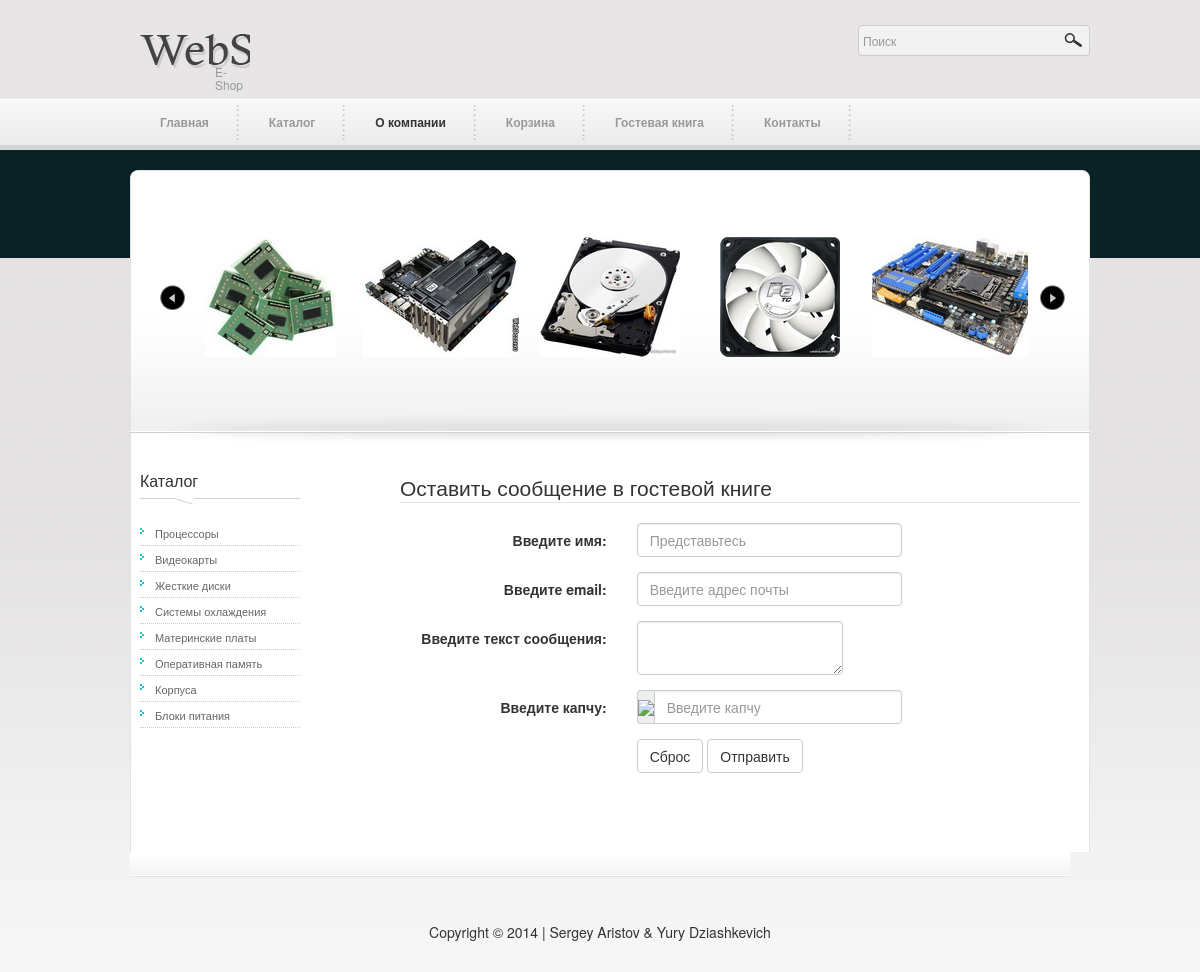
The page /guestbook/index on the database as committed earlier.
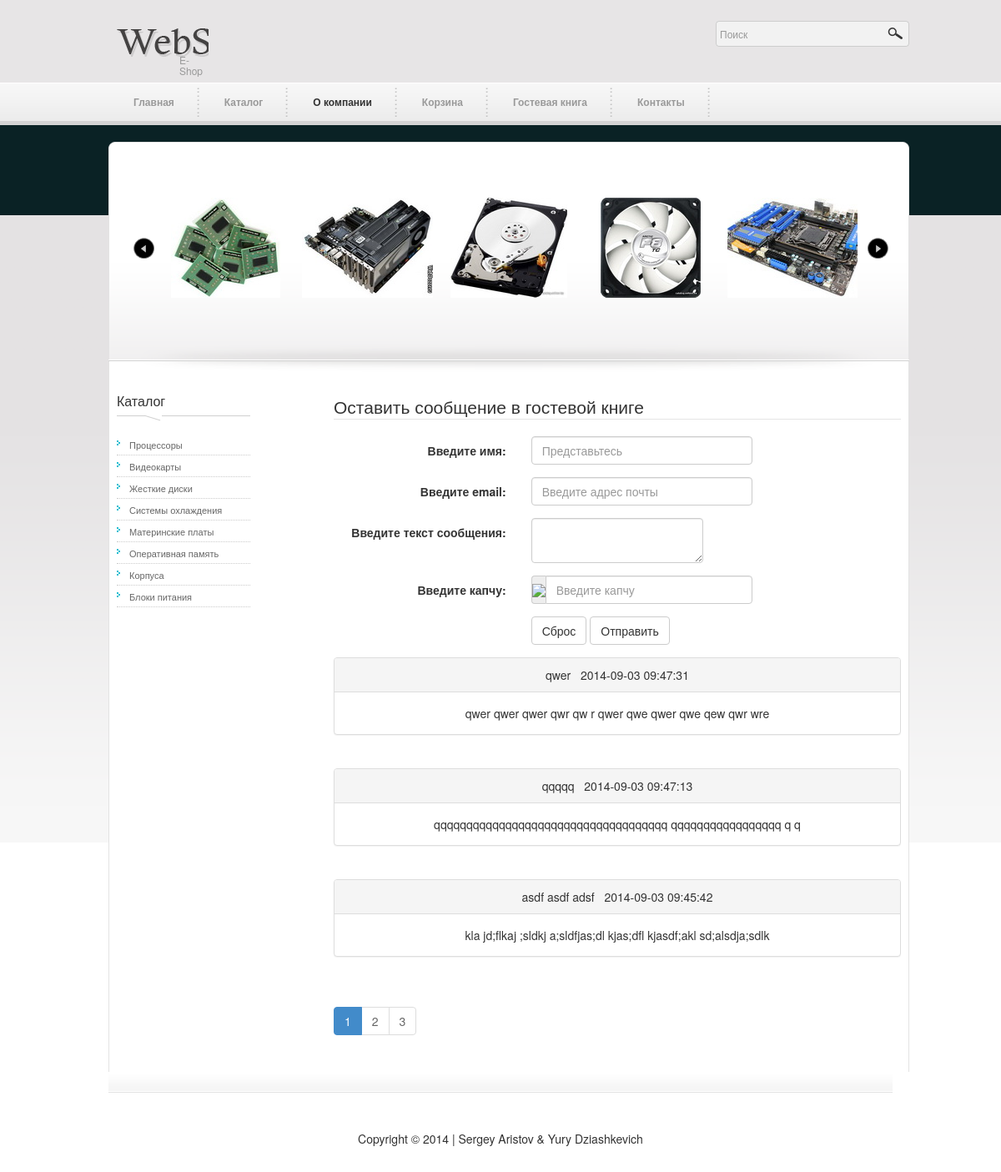
The same page on the database as committed later.
### tables this page shows
CREATE TABLE `st_category` (
  `id` int(10) unsigned NOT NULL AUTO_INCREMENT,
  `name` varchar(255) NOT NULL,
  `description` text NOT NULL,
  `img` varchar(255) NOT NULL,
  PRIMARY KEY (`id`)
);

CREATE TABLE `st_messages` (
  `id` int(10) unsigned NOT NULL AUTO_INCREMENT,
  `name` varchar(50) NOT NULL,
  `email` varchar(50) NOT NULL,
  `message` text NOT NULL,
  `time` timestamp NOT NULL DEFAULT CURRENT_TIMESTAMP,
  PRIMARY KEY (`id`)
);

### inc/controllers/guestbook.php (called while the page is built, shortened)
<?php
Class GuestbookController extends Controller{
    public function __construct(){
        $guestbook = new GuestbookModel();
        $this->guestbook = $guestbook;
        $this->view->guestbook = $this->guestbook;
        $storage = new StorageModel();
        $this->storage = $storage;
        $this->view->storage = $this->storage;
        $paginator = new PaginatorModel();
        $this->paginator = $paginator;
        $this->view->paginator = $this->paginator;
    }
    public function indexAction(){
        $this->view->captcha_form = GuestbookModel::generateCapcha();
        $this->view->storage = $this->storage->getStorage();
        $storageSize = $this->storage->getStorageSize();
        $pageNum = isset($_GET['page']) ? (int)$_GET['page']: 1;
        $pageCount = $this->paginator->getCountPage($storageSize);
        $this->view->messages = $this->paginator->getNumPage($pageNum, 3);
        $this->view->pagination = $this->paginator->getPaginatorHtml($pageCount);
        $this->view->render('guestbook/index');
    }
}

### index.php (called while the page is built, shortened)
<?php
new App();

### inc/service/model.php (called while the page is built, shortened)
<?php
class Model
{
    protected static $dbc;
    public static function getDbc(){
        if(!self::$dbc){
            self::$dbc = new PDO("mysql: host=".APP_DB_HOST."; dbname=".APP_DB_DATABASE, APP_DB_USER, APP_DB_PASS,  array(PDO::MYSQL_ATTR_INIT_COMMAND => "SET NAMES 'utf8'"));
        }
        return self::$dbc;
    }
}

### inc/models/categoryList.php (called while the page is built)
<?php
class CategoryListModel extends Model
{
    public static function getCategoryList()
    {
        $category = self::getDbc()->query("SELECT `name`, `id`, `img` FROM `".APP_DB_PREFIX."category`");
        return $category->fetchAll(PDO::FETCH_ASSOC);
    }
}

### inc/models/storage.php (called while the page is built, shortened)
<?php
Class StorageModel extends Model{
    public function getStorage(){
        $st = self::getDbc()->prepare('SELECT * FROM '.APP_DB_PREFIX.'messages');
        $st->execute();
        return $st->fetchAll(PDO::FETCH_ASSOC);
    }
}

### inc/service/autoloaders.php (called while the page is built, shortened)
<?php
spl_autoload_register(function($class){
    $classFileName = "inc/service/" . strtolower($class) . ".php";
    if(file_exists($classFileName)){
        return true;
    }
});
spl_autoload_register( function($class){
    $controllerFlag = strpos($class, "Controller");
    if($controllerFlag === false){
        return false;
    }
    $controllerName = str_replace("controller", "", strtolower($class));
    $controllerFileName = "inc/controllers/" . $controllerName . ".php";
    if(file_exists($controllerFileName)){
        return true;
    }
} );
spl_autoload_register(function ($class) {
    $modelFlag = strpos($class, 'Model');
    $modelName = str_replace('model', '', strtolower($class));
    $modelFileName = 'inc/models/' . $modelName . '.php';
    if (file_exists($modelFileName)) {
        return true;
    }
});

### inc/views/guestbook/index.php (the view, shortened to what the changed rows need)
<div id="templatemo_main">
    <div id="product_slider">
        <div id="SlideItMoo_outer">
            <div id="SlideItMoo_inner">
                <div id="SlideItMoo_items">
                    <<?php
                    $slide = "";
                    foreach(self::$category as $value){
                        $slide .= "
                            <div class='SlideItMoo_element'>
                            <a href=" . APP_BASE_URL . "catalog/category/$value[id]>
                            <img src='". APP_BASE_URL . "images/product/" . $value["img"] . "'/></a>
                            </div>
                        ";
                    }
                    echo $slide;
                    ?>
                </div>
            </div>
        </div>
    </div>
    <div id="sidebar">
        <ul class="sidebar_menu">
            <?php
            foreach(self::$category as $value){
                echo "<li> <a href=" . APP_BASE_URL . "catalog/category/$value[id]> $value[name] </a> </li>";
            }
            ?>
        </ul>
    </div>
    <div id="content">
<div class="text-center">
    <?php foreach($this->messages as $message){ ?>
    <div class="panel panel-default">
        <div class="panel-heading">
            <?php echo $message['name']; ?>&nbsp;&nbsp;&nbsp;<?php echo $message['time']; ?>
        </div>
        <div class="panel-body"><?php echo $message['message']; ?></div>
    </div><br />
    <?php } ?>
</div>
    <?php echo $this->pagination; ?>
    </div>
</div>

### inc/models/paginator.php (shortened to what the changed rows need)
<?php
Class PaginatorModel extends Model{
    function getPaginatorHtml($pages){
        $html = "";
        $html .= "<div><ul class='pagination'>";
        isset($_GET['page']) ? $page = $_GET['page'] : $page = 1;
        $pageActive = '';
        for($i = 1; $i <= $pages; $i++){
            if($page == $i){
                $pageActive = 'active';
            }else{
                $pageActive = 'disable';
            }
            $html .= "<li class='$pageActive'><a href='?page=$i'>$i</a></li>";
        }
        $html .= "</ul></div>";
        return $html;
    }
}

Rows that differ between the two databases and show on the page:
added st_messages: name "qwer", time "2014-09-03 09:47:31", message "qwer qwer qwer qwr qw r qwer qwe qwer qwe qew qwr wre"
added st_messages: name "qqqqq", time "2014-09-03 09:47:13", message "qqqqqqqqqqqqqqqqqqqqqqqqqqqqqqqqqqqq qqqqqqqqqqqqqqqqq q q"
added st_messages: name "asdf asdf adsf", time "2014-09-03 09:45:42", message "kla jd;flkaj ;sldkj a;sldfjas;dl kjas;dfl kjasdf;akl sd;alsdja;sdlk"
Other text that changed with them:
new list line: "1"
new list line: "2"
new list line: "3"
